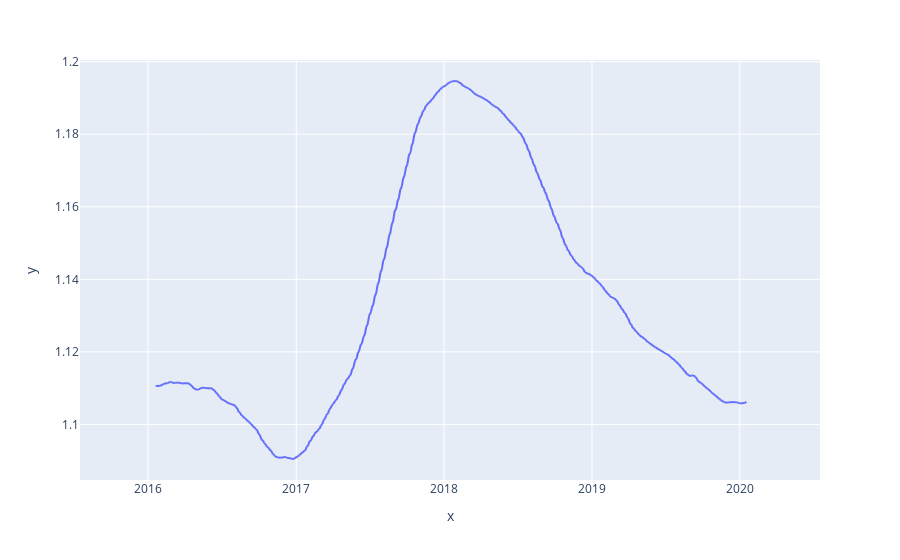

The code cell stored with this chart in its notebook:
### Code cell
decomposition = sm.tsa.seasonal_decompose(df, period = 252)
px.line(x = df.index, y =decomposition.trend)

### Figure 1 — Plotly figure (JSON) as saved in the notebook; plotly's stock layout.template omitted (floating-point values rounded to 4 significant figures; data arrays with more than 128 entries replaced by an {"elided": "..."} marker saying what was removed)
{"data": [{"hovertemplate": "x=%{x}<br>y=%{y}<extra></extra>", "legendgroup": "", "line": {"color": "#636efa", "dash": "solid"}, "mode": "lines", "name": "", "showlegend": false, "type": "scattergl", "x": {"elided": "1251 str values"}, "xaxis": "x", "y": {"elided": "1251 float values"}, "yaxis": "y"}], "layout": {"legend": {"tracegroupgap": 0}, "margin": {"t": 60}, "xaxis": {"anchor": "y", "domain": [0, 1], "title": {"text": "x"}}, "yaxis": {"anchor": "x", "domain": [0, 1], "title": {"text": "y"}}}}
